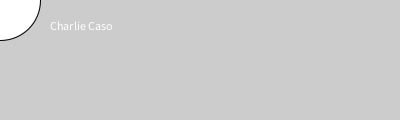
Frame 1 (no input)
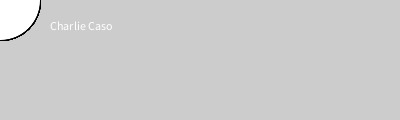
Frame 60 (the mouse pressed at the canvas centre just before this capture)
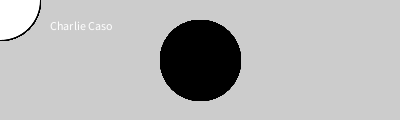
Frame 120 (the mouse held since frame 60 and released just before this capture)

The Processing sketch that drew these frames (run headless with seeded random() and noise(); from frame 60 on, the mouse is pressed at the canvas centre):

// Processing sketch: processing_78976
// ── processing_78976.pde

void setup() {
  size(400, 120);
  smooth();
  text("Charlie Caso", 50, 30);
  fill(0, 102, 153, 51);
}

void draw() {
  if (mousePressed) {
    fill(0);
  }else {
    fill(255);
  }
  ellipse(mouseX, mouseY, 80, 80); 
}
